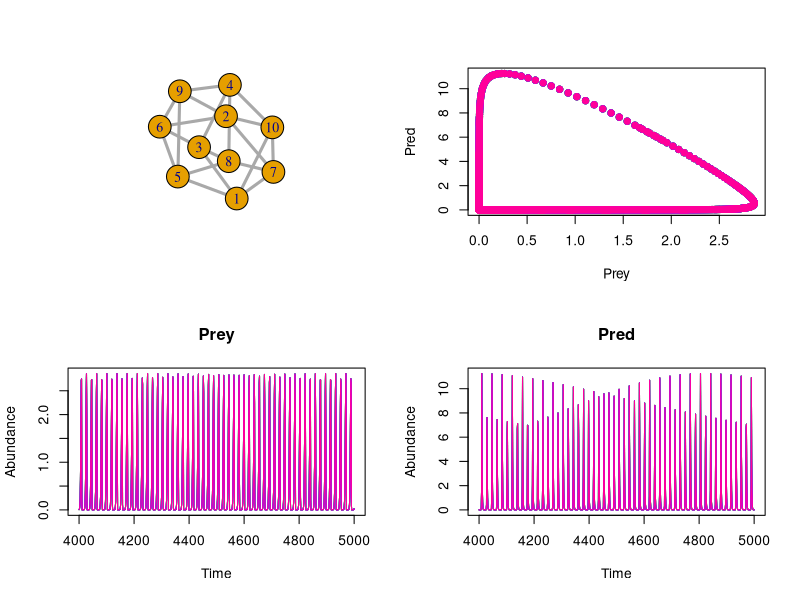

Recreate this plot in R.

library(deSolve)
library(igraph)

#Model function: Non-dimensional Rosenzweig MacArthur; Predator-Prey

Model_Equation = function(t,x,parms=NULL,patch,r,m.e,dh,dp,ei,d){
  
  time = t
  
  x[x<0]=0
  
  
  seq(from=1,to=patch*2,by=2)
  
  hi = matrix(x[seq(from=1,to=(patch*2-1),by=2)],nrow=patch,ncol=patch,byrow = TRUE)
  
  p.i = matrix(x[seq(from=2,to=patch*2,by=2)],nrow=patch,ncol=patch,byrow = TRUE)
  
  hi[hi<0]=0
  
  p.i[p.i<0]=0
  
  m.e = matrix(m.e, nrow = patch, ncol = patch)
  
  dH = hi[1,]*(1-r*hi[1,])-(p.i[1,]*hi[1,])/(1+hi[1,])+dh*rowSums(m.e*hi)
  
  dP = (ei*p.i[1,]*hi[1,])/(1+hi[1,])-d*p.i[1,]+dp*rowSums(m.e*p.i)
  
  
  res = c(rbind(dH,dP))
  list(res)
  
}

#Set equation parameters

    #predator conversion efficiency
    ei = 5
    
    #prey growth
    r = .3
    
    #predator mortality
    d = 1
    
    #prey dispersal
    dh = .018
    
    #predator dispersal
    dp = .018
    
    #number of patches
    patch = 10
    
    #calculate equilibrium values
    hhat = d/(ei-d)
    phat = (1+hhat)*(1-r*hhat)

#set simulation parameters

    #length of simulation
    sim.length = 5000
    
    #variability of initial conditions
    P = .05

#Generate random network
    
    #k.regular.game(#patches,#connections per patch) -> generate regular graphs
    NM = k.regular.game(patch,4)
    
    A = get.adjacency(NM,sparse=FALSE)
         
    dimnames(A)=NULL
    
    E = matrix(0,nrow = patch,ncol=patch)
    
    diag(E)=rowSums(A)
    
    m.e = A-E
    
    dimnames(m.e)=NULL
    
#Perturb starting densities
    
    hini = runif(patch,(hhat-P*hhat),(hhat+P*hhat))
    pini = runif(patch,(phat-P*phat),(phat+P*phat))

#Simulation

    t.ana = seq(from=1,to=sim.length,by=1)
  
    xstart = c(rbind(hini,pini))
  
    sim.ana = as.data.frame(lsoda(xstart,t.ana,parms = NULL, Model_Equation, rtol = 1e-6, atol = 1e-6,
                                jacfunc = NULL, jactype = "fullint", rootfunc = NULL,
                                verbose = FALSE, nroot = 0, tcrit = NULL,
                                hmin = 0, hmax = NULL, hini = 0, ynames = TRUE,
                                maxordn = 12, maxords = 5, bandup = NULL, banddown = NULL,
                                maxsteps = 10000, dllname = NULL, initfunc = NULL,
                                initpar = parms, rpar = NULL, ipar = NULL, nout = 0,
                                outnames = NULL, forcings = NULL, initforc = NULL,
                                fcontrol = NULL, events = NULL, lags = NULL,
                                patch,r,m.e,dh,dp,ei,d))[,-1]
    
    prey = sim.ana[,seq(1,ncol(sim.ana),by=2)]
    pred = sim.ana[,seq(2,ncol(sim.ana),by=2)]

#measure variability
    prey.var.total = sd(unlist(prey[(sim.length-1000:sim.length),]))/mean(unlist(prey[(sim.length-1000:sim.length),]))
    prey.var.patch = apply(prey[(sim.length-1000:sim.length),],2,sd)/apply(prey[(sim.length-1000:sim.length),],2,mean)
    
    pred.var.total = sd(unlist(pred[(sim.length-1000:sim.length),]))/mean(unlist(pred[(sim.length-1000:sim.length),]))
    pred.var.patch = apply(pred[(sim.length-1000:sim.length),],2,sd)/apply(pred[(sim.length-1000:sim.length),],2,mean)
    
#find time to equilibrium
    
    S.star = sim.ana[nrow(sim.ana),]
    
    s.find = 1
    s.test = 1
    
    phase.pos = NULL
    
    Last.period = as.numeric(seq(0,0,length.out=patch))
    
    N.period = as.numeric(seq(0,0,length.out=patch))
    
    Period.p = matrix(NA,nrow = patch,ncol=8000)
    
    Z.i = matrix(NA,nrow = patch,ncol=8000)
    
    p.trans = as.numeric(seq(0,0,length.out=patch))
    
    phase.pos = rbind(phase.pos,as.numeric(hhat*sim.ana[1,seq(from=2,to=(patch*2),by=2)]-phat*sim.ana[1,seq(from=1,to=(patch*2-1),by=2)]))
    phase.pos = rbind(phase.pos,as.numeric(hhat*sim.ana[2,seq(from=2,to=(patch*2),by=2)]-phat*sim.ana[2,seq(from=1,to=(patch*2-1),by=2)]))
    
    is.d = 3
    set = FALSE
    while(is.d<=nrow(sim.ana)){
      
      phase.pos = rbind(phase.pos,as.numeric(hhat*sim.ana[is.d,seq(from=2,to=(patch*2),by=2)]-phat*sim.ana[is.d,seq(from=1,to=(patch*2-1),by=2)]))
      
      ip =1
      while(ip<=patch){
        
        if(phase.pos[is.d,ip]>0&phase.pos[is.d-1,ip]<0){
          
          N.period[ip] = N.period[ip]+1
          
          Period.p[ip,N.period[ip]] = is.d-Last.period[ip]
          
          Last.period[ip] = is.d
          
        }
        
        ip=ip+1 
      }
      
      is.d = is.d+1
    }
    
    sinc = function(x,M=150,fc=.05,alpha=.167){
      
      h=NULL
      
      i.seq = seq(0,M)
      
      i=1
      while(i<=length(i.seq)){
        if(i.seq[i]==(M/2)){
          h=c(h,2*pi*fc)}else{
            h=c(h,((sin(2*pi*fc*(i.seq[i]-M/2)))/(i.seq[i]-(M/2)))*(.42-.5*cos((2*pi*i.seq[i])/M)+.08*cos((4*pi*i.seq[i])/M)))
          }
        i=i+1
      }
      
      h=h/sum(h)
      
      h.full = h
      
      h = NULL  
      y=NULL
      j=1
      while(j<=length(x)){
        
        
        h = h.full
        
        
        y=c(y,0)
        i=1
        while(i<=j&i<=M+1){
          
          y[j]=y[j]+x[j-i+1]*h[i]
          
          i=i+1
        }
        
        j=j+1 
      }
      
      y
    }
    
    ip=1
    while(ip<=patch){
      
      Obs.int = N.period[ip] - .167*N.period[ip]
      
      Z.raw = sinc(Period.p[ip,1:N.period[ip]])
      
      Z.alpha.mean = mean(Z.raw[Obs.int:N.period[ip]])
      
      Z.i[ip,1:N.period[ip]] = Z.raw - Z.alpha.mean
      
      ip=ip+1
    }
    
    "%!in%" <- function(x,table) match(x,table, nomatch = 0) == 0
    
    iz = 1
    while(iz<=patch){
      
      iz2 = 1
      while(iz2<=2000){
        
        if(FALSE%!in%(abs(na.omit(Z.i[iz,iz2:2000]))<.1)){
          p.trans[iz]=sum(na.omit(Period.p[iz,1:(iz2-1)]))
          break
        }
        
        iz2 = iz2+1
      }
      
      iz=iz+1
    }

    trans.length.patch = p.trans
    
    p.trans = sort(p.trans)
    
    trans.length.total = p.trans[8]
    
#find number of synchronized clusters    
    is.p = 1
    cluster.test = NULL
    while(is.p<=patch)
    {
      cluster.test = cbind(cluster.test,prey[(sim.length-50):sim.length,is.p])
      
      is.p=is.p+1
    }
    
    cluster.test = as.matrix(prey[(sim.length-50):sim.length,])
    
    cluster.cor = cor(cluster.test)
    
    cluster.id = seq(from=1,to=patch)
    patch.cluster = seq(from=1,to=patch)
    
    is.c.max = 1
    while(is.c.max<=length(cluster.id)){
      is.c = is.c.max+1
      n.cluster = is.c.max
      c.cache = cluster.id
      while(is.c<=patch){
        
        if(cluster.cor[c.cache[is.c.max],is.c]>.999){
          cluster.id = cluster.id[!cluster.id==is.c]
          patch.cluster[is.c]=c.cache[is.c.max]
        }
        
        is.c=is.c+1
      }
      is.c.max=is.c.max+1
    }
    
    unq.clust.ids = unique(patch.cluster)
    
    i.clust = 1
    while(i.clust<=length(unq.clust.ids))
    {
      
      patch.cluster[patch.cluster==unq.clust.ids[i.clust]] = i.clust
      
      i.clust=i.clust+1
    }
    
#Output
        
#set up plotting
    
    start.time = sim.length-1000
    
    cols = rainbow(ncol(prey))
    
    par(mfrow=c(2,2))
    
#plot network structure
    
    plot.igraph(NM,vertex.color=patch.cluster,vertex.size=40,edge.width=3)
    
#plot pred abundance vs prey abundance
    
    plot(prey[start.time:sim.length,1],pred[start.time:sim.length,1],pch=19,col=cols[1],xlim=c(min(prey[start.time:sim.length,]),max(prey[start.time:sim.length,])),ylim=c(min(pred[start.time:sim.length,]),max(pred[start.time:sim.length,])),ylab="Pred",xlab="Prey")
    
    i = 2
    while(i<=ncol(pred)){
      
      points(prey[start.time:sim.length,i],pred[start.time:sim.length,i],col=cols[i],pch=19)  
      
      i=i+1
    }
    
#plot prey abundance vs time
    
    plot(seq(start.time,sim.length),prey[start.time:sim.length,1],type="l",col=cols[1],ylim=c(min(prey[start.time:sim.length,]),max(prey[start.time:sim.length,])),ylab="Abundance",xlab="Time",main="Prey")
    
    i = 2
    while(i<=ncol(prey)){
      
      lines(seq(start.time,sim.length),prey[start.time:sim.length,i],col=cols[i])  
      
      i=i+1
    }
    
#plot pred abundance vs time
    
    plot(seq(start.time,sim.length),pred[start.time:sim.length,1],type="l",col=cols[1],ylim=c(min(pred[start.time:sim.length,]),max(pred[start.time:sim.length,])),ylab="Abundance",xlab="Time",main="Pred")
    
    i = 2
    while(i<=ncol(pred)){
      
      lines(seq(start.time,sim.length),pred[start.time:sim.length,i],col=cols[i])  
      
      i=i+1
    }
    
#Summary Data
    
    Total.Summary = c(prey.var.total,pred.var.total,trans.length.total,n.cluster)
    
    Patch.Summary = cbind(prey.var.patch,pred.var.patch,trans.length.patch,patch.cluster)
